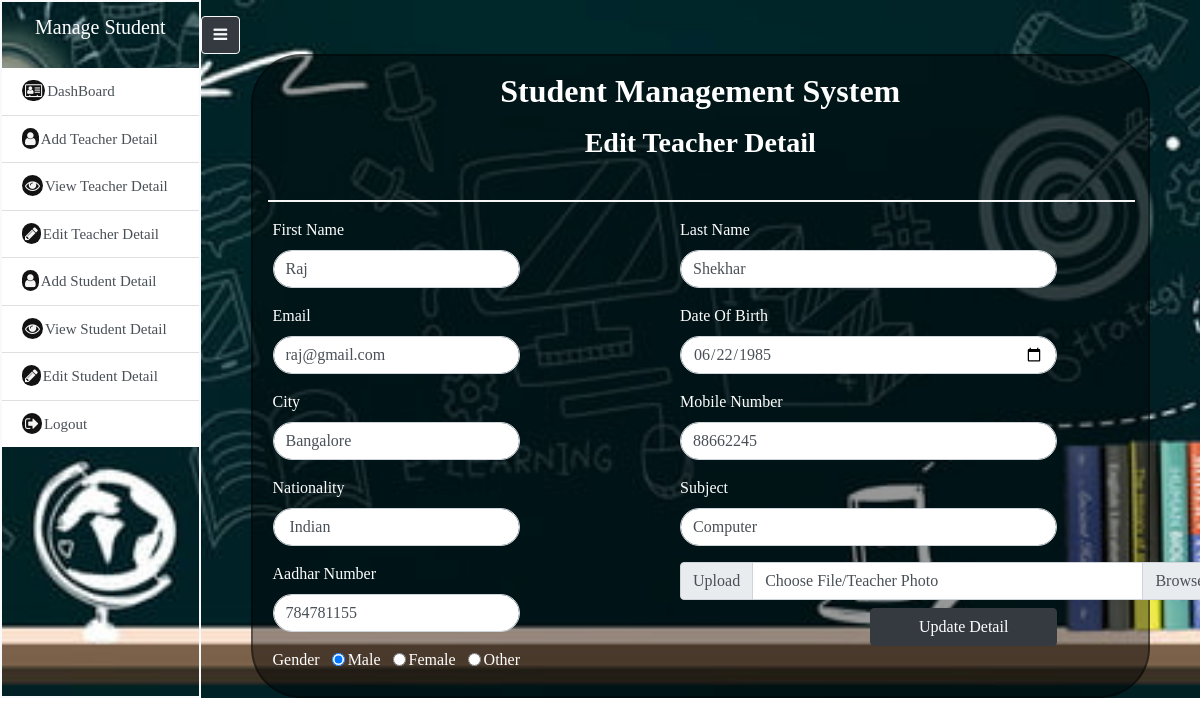
The app's page /edit_teacher.php?edit_teacher=9 (signed in) with its own data.
### tables this page shows
CREATE TABLE `teacher_detail` (
  `td_id` int(255) NOT NULL,
  `fname` varchar(255) NOT NULL,
  `lname` varchar(255) NOT NULL,
  `email` varchar(255) NOT NULL,
  `birth_date` date NOT NULL,
  `city` varchar(255) NOT NULL,
  `mobile_num` varchar(255) NOT NULL,
  `nation` varchar(255) NOT NULL,
  `aadhar` varchar(255) NOT NULL,
  `subject` varchar(255) NOT NULL,
  `gender` varchar(255) NOT NULL,
  `photo` varchar(255) NOT NULL
);

### edit_teacher.php (the view, shortened to what this page needs)
<?php
include 'dconnect.php';
?>
<!DOCTYPE html>
<html>
<head>
    <link rel="stylesheet" href="https://maxcdn.bootstrapcdn.com/bootstrap/4.5.2/css/bootstrap.min.css">
    <link rel="stylesheet" href="https://cdnjs.cloudflare.com/ajax/libs/font-awesome/4.7.0/css/font-awesome.min.css">
    <link rel="stylesheet" href="stustyle.css">
</head>
<body>
    <div class="bg-img">
     <div class="d-flex" id="wrap">
      <div class="sidebar border-light">
         <div class="sidebar-heading">
            <p class="text-center">Manage Student</p>
             </div>
               <ul class="list-group list-group-flush">
                    <a href="main.php" class="list-group-item list-group-item-action">
                    <i class="fa fa-vcard-o"></i>DashBoard</a>
                    <a href="add_teacher.php" class="list-group-item list-group-item-action">
                    <i class="fa fa-user"></i>Add Teacher Detail</a>
                    <a href="view_teacher.php" class="list-group-item list-group-item-action">
                    <i class="fa fa-eye"></i>View Teacher Detail</a>
                    <a href="view_teacher.php" class="list-group-item list-group-item-action">
                    <i class="fa fa-pencil"></i>Edit Teacher Detail</a>
                    <a href="add_student.php" class="list-group-item list-group-item-action">
                    <i class="fa fa-user"></i>Add Student Detail</a>
                    <a href="view_student.php" class="list-group-item list-group-item-action">
                    <i class="fa fa-eye"></i>View Student Detail</a>
                    <a href="view_student.php" class="list-group-item list-group-item-action">
                    <i class="fa fa-pencil"></i>Edit Student Detail</a>
                    <a href="logout.php" class="list-group-item list-group-item-action">
                    <i class="fa fa-sign-out"></i>Logout</a>
                 </ul>
             </div>
             <div class="main-body">
             <button class="btn btn-outline-light btn-dark mt-3" id="toggler">
             <i class="fa fa-bars"></i>
             </button>
             <section id="main-form">
                <div class="container id=formsetting">
                <h2 class="text-center text-white pt-3 font-weight-bold">Student Management System</h2>
                <h3 class="text-center text-white pb-4 pt-2 font-weight-bold">Edit Teacher Detail</h3><hr>
                 <?php
                  if(isset($_GET['edit_teacher']))
                  {
                      $edit_td_id=$_GET['edit_teacher'];
                      $query="select * from teacher_detail where td_id = '$edit_td_id'";
                      $run= mysqli_query($conn,$query);
                      while($row= mysqli_fetch_assoc($run))
                      {
                 ?>
                  <form method="post" action="" enctype="multipart/form-data">
                  <div class="row">
                  <div classs="col-md-5 col-ms-5 col-12 m-auto">
                  <div class="form-group">
                     <label class="text-white">First Name</label>
                     <input type="text" name="fname" placeholder="Enter Your First Name" class="form-control" required="required" value="<?php echo $row['fname'];?>">
                   </div>
                   <div class="form-group">
                    <label class="text-white">Email</label>
                    <input type="email" name="email" placeholder="Enter Your Email" class="form-control " required="required"  value="<?php echo $row['email'];?>">
                    </div>
                    <div class="form-group">
                     <label class="text-white">City</label>
                     <input type="text" name="city" placeholder="Enter Your City" class="form-control" required="required"  value="<?php echo $row['city'];?>" >
                     </div>
                     <div class="form-group">
                     <label class="text-white"> Nationality</label>
                     <input type="text" name="nationality" placeholder="Enter Your Nationality" class="form-control" required="required"  value="<?php echo $row['nation'];?>">
                     </div>
                     <div class="form-group">
                     <label class="text-white">Aadhar Number</label>
                     <input type="number" name="aadhar" placeholder="Enter Your Aadhar Number" class="form-control" required="required"  value="<?php echo $row['aadhar'];?>">
                     </div>
                     <div class="form-group">
                     <label class="text-white">Gender</label>
                     <input type="radio" name="gender" value="male"class="form-check-input ml-2" required="required" <?php if($row['gender']=='male') echo "checked";?>>
                     <label class="form-check-label text-white pl-4">Male</label>
                     <input type="radio" name="gender" value="female"class="form-check-input ml-2" required="required"  <?php if($row['gender']=='female') echo "checked";?>>
                     <label class="form-check-label text-white pl-4">Female</label>
                     <input type="radio" name="gender" value="other"class="form-check-input ml-2" required="required"  <?php if($row['gender']=='other') echo "checked";?>>
                     <label class="form-check-label text-white pl-4">Other</label>
                     </div>
                  </div>
                  <div classs="row">
                  <div class="form-group left">
                      <label class="text-white ">Last Name</label>
                      <input type="text" name="lname" placeholder="Enter Your Last Name" class="form-control" required="required"  value="<?php echo $row['lname'];?>">
                  </div>
                  <div class="form-group  left">
                      <label class="text-white "> Date Of Birth</label>
                      <input type="date" name="birthdate" placeholder="Enter Your DOB" class="form-control" required="required"  value="<?php echo $row['birth_date'];?>">
                  </div>
                  <div class="form-group left">
                      <label class="text-white ">Mobile Number</label>
                      <input type="number" name="mobilenumber" placeholder="Enter Your Mobile Number" class="form-control" required="required"  value="<?php echo $row['mobile_num'];?>">
                  </div>
                  <div class="form-group left">
                      <label class="text-white ">Subject</label>
                      <input type="text" name="subject" placeholder="Enter Your Subject" class="form-control" required="required"  value="<?php echo $row['subject'];?>">
                  </div>
                  <div class="input-group left">
                  <div class="input-group-prepend"><span class="input-group-text" id="inputGroupFileAddon01">Upload</span></div>
                  <div class="custom-file">
                  <label class="custom-file-label" for="inputGroupFile01">Choose File/Teacher Photo</label>
                  </div>
                  <?php }} ?>
                  </div>
                  <input type="submit" name="update" value="Update Detail" class="button btn btn-dark px-5 mt-2">
                </div>
                </div>
               </form>
               </div>
           </section>
        </div>
    </div>
</div>
</body>
</html>

### stustyle.css (style rules this page uses)
.bg-img { background-image: url("Image/bg3.jpg"); height: 100%; background-position: center; background-repeat: no-repeat; background-size: cover; }
* { margin:0px; padding:0px; box-sizing: border-box; font-family: tahoma; }
.main-body { width:100%; min-width: 0%; }
.sidebar { width: 20%; font-size: 15px; transition: all 0.5s ease; border:2px solid black; }
.sidebar-heading { padding-top:10px; padding-bottom: 10px; font-size:20px; background-color:rcb(0,0,0,0.4); color:white; }
.sidebar i { background-color: #121213; border-radius: 50px; color:whitesmoke; padding:3px; margin-right:2px; }
.container { background-color: rgb(0, 0, 0,0.4); border:2px solid rgba(221, 221, 221, 0.4); width: 90%; border:2px solid rgb(0, 0, 0,0.4); border-radius: 50px; }
form { margin-left: 20px; }
.form-group input { border-radius: 50px; }
.left { margin-left:160px ; }
.button { margin-left:350px; }
hr { border:1px solid whitesmoke; width:100%; }

### records on screen
teacher_detail: fname "Raj", email "raj@gmail.com", city "Bangalore", nationality "Indian", aadhar "784781155", gender "☑", lname "Shekhar", birthdate "06/22/1985", mobilenumber "88662245", subject "Computer"
